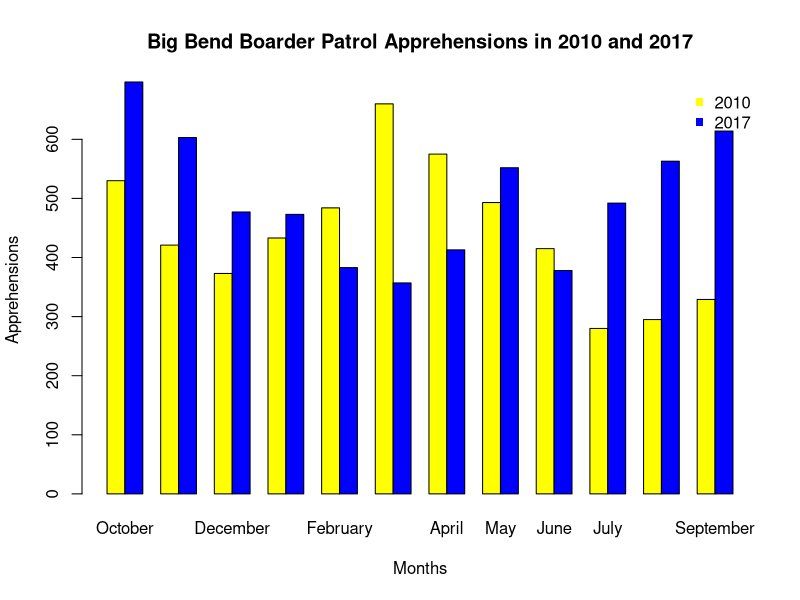
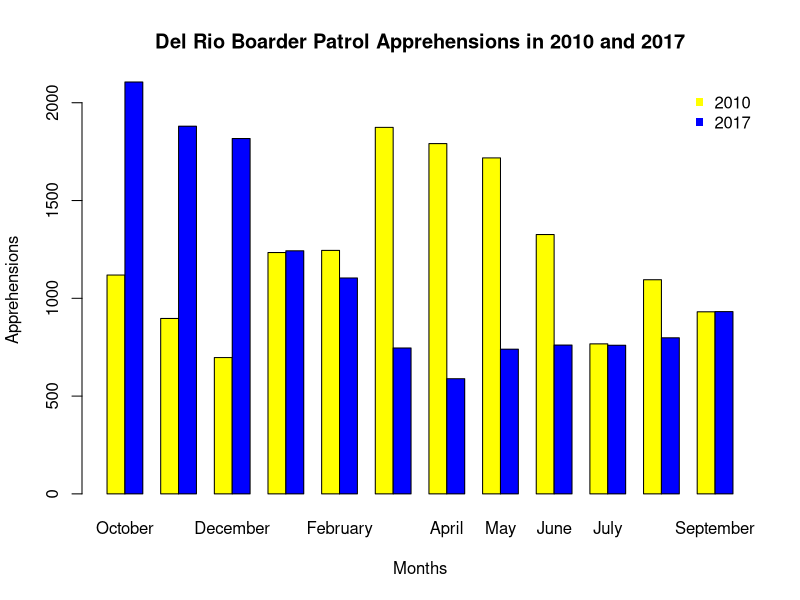
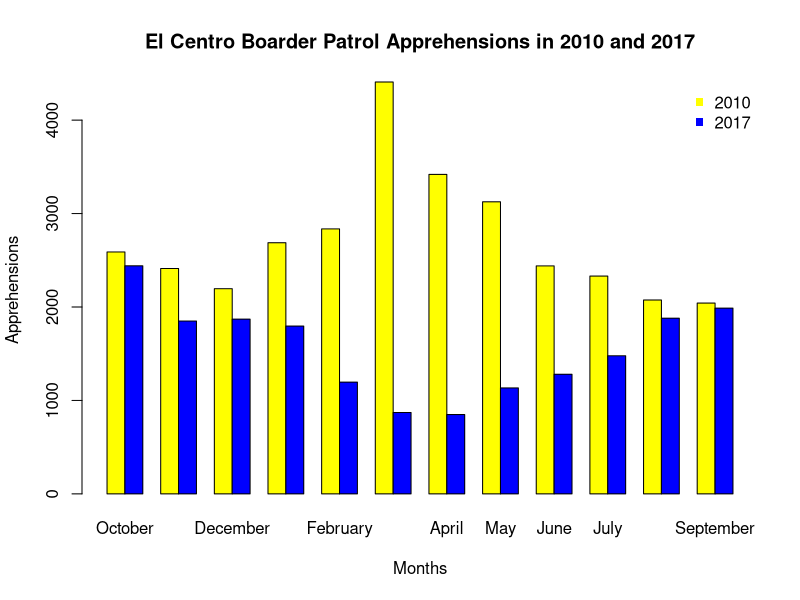
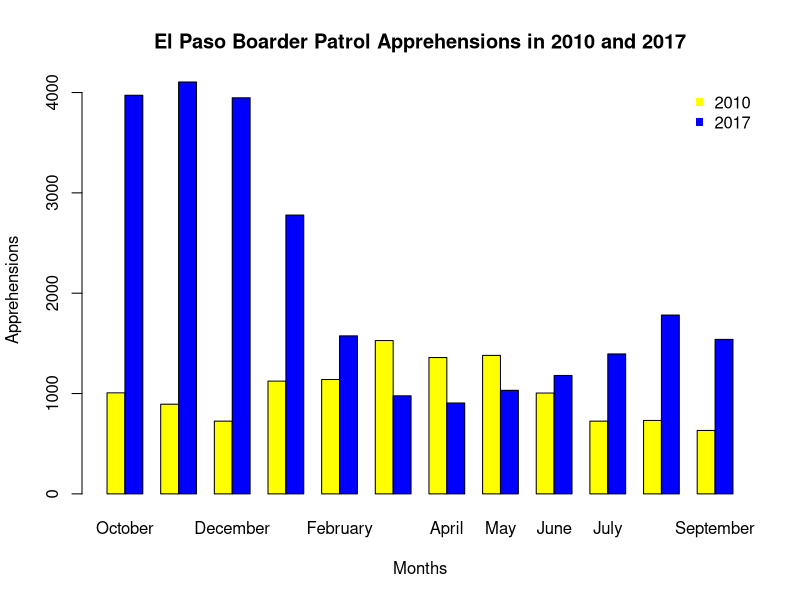
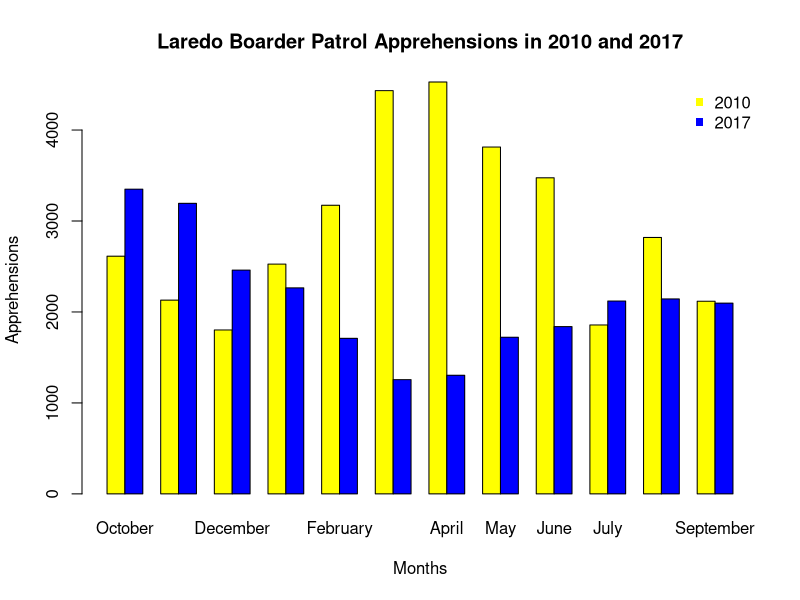
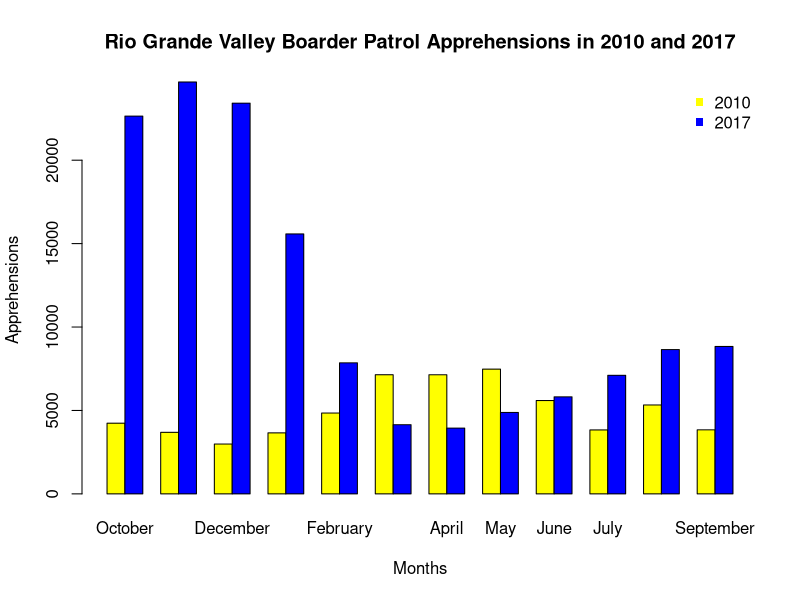
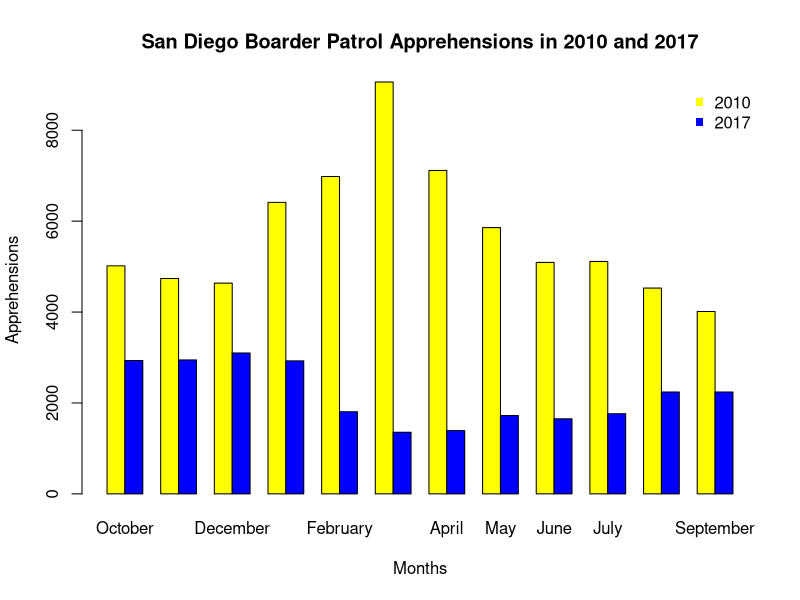
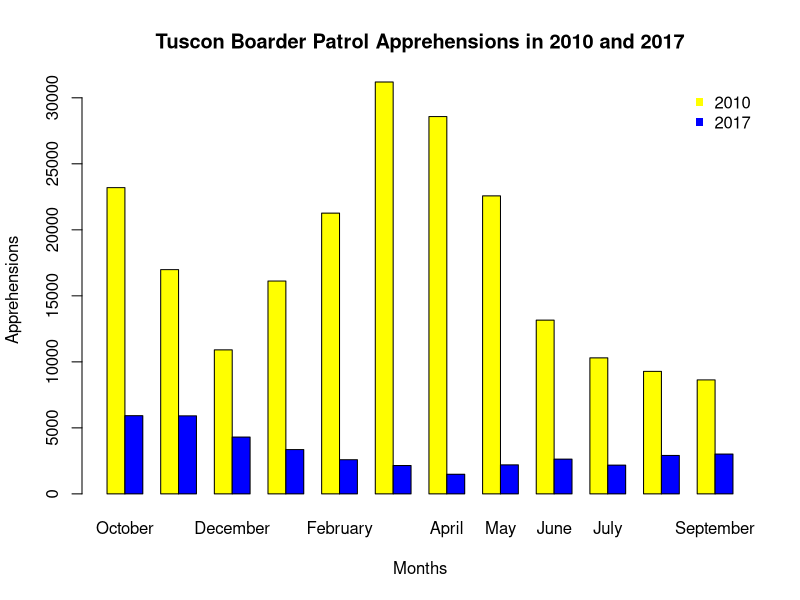

Here is the R script that generated these plots, in order:
## ---- chunk 1
knitr::opts_chunk$set(echo = TRUE)
## ---- chunk 2


## ---- chunk 3
data2010 <- read.csv('BP Apprehensions 2010.csv')
data2017 <- read.csv('PB Apprehensions 2017.csv')


name =  c("October", "November", "December", "January", "February", "March", "April", "May", "June", "July", "August", "September")

colrs = c("yellow", "blue")
yrs = c("2010", "2017")
## ---- chunk 4
colu = as.numeric('1')
d1 = as.data.frame(data2010[c(colu),])

d2 = as.data.frame(data2017[c(colu),])

mydata <- rbind(d1, d2)
mydata$Sector <- NULL
rownames(mydata) <- yrs
mydata

barplot(as.matrix(mydata), 
        beside = TRUE,
        main = "Big Bend Boarder Patrol Apprehensions in 2010 and 2017",
        xlab = "Months",
        ylab = "Apprehensions",
        names.arg = name,
        col = colrs, 
        bty="n" )
        legend("topright", c("2010","2017"), pch=15,  col=c("yellow","blue"),  bty="n")

## ---- chunk 5
colu = as.numeric('2')
d1 = as.data.frame(data2010[c(colu),])

d2 = as.data.frame(data2017[c(colu),])

mydata <- rbind(d1, d2)
mydata$Sector <- NULL
rownames(mydata) <- yrs
mydata

barplot(as.matrix(mydata), 
        beside = TRUE,
        main = "Del Rio Boarder Patrol Apprehensions in 2010 and 2017",
        xlab = "Months",
        ylab = "Apprehensions",
        names.arg = name,
        col = colrs, 
        bty="n" )
        legend("topright", yrs, pch=15,  col=c("yellow","blue"),  bty="n")

## ---- chunk 6
colu = as.numeric('3')
d1 = as.data.frame(data2010[c(colu),])

d2 = as.data.frame(data2017[c(colu),])

mydata <- rbind(d1, d2)
mydata$Sector <- NULL
rownames(mydata) <- yrs
mydata

barplot(as.matrix(mydata), 
        beside = TRUE,
        main = "El Centro Boarder Patrol Apprehensions in 2010 and 2017",
        xlab = "Months",
        ylab = "Apprehensions",
        names.arg = name,
        col = colrs, 
        bty="n" )
        legend("topright", yrs, pch=15,  col=c("yellow","blue"),  bty="n")

## ---- chunk 7
colu = as.numeric('4')
d1 = as.data.frame(data2010[c(colu),])

d2 = as.data.frame(data2017[c(colu),])

mydata <- rbind(d1, d2)
mydata$Sector <- NULL
rownames(mydata) <- yrs
mydata

barplot(as.matrix(mydata), 
        beside = TRUE,
        main = "El Paso Boarder Patrol Apprehensions in 2010 and 2017",
        xlab = "Months",
        ylab = "Apprehensions",
        names.arg = name,
        col = colrs, 
        bty="n" )
        legend("topright", yrs, pch=15,  col=c("yellow","blue"),  bty="n")

## ---- chunk 8
colu = as.numeric('5')
d1 = as.data.frame(data2010[c(colu),])
d2 = as.data.frame(data2017[c(colu),])

mydata <- rbind(d1, d2)
mydata$Sector <- NULL
rownames(mydata) <- yrs
mydata

barplot(as.matrix(mydata), 
        beside = TRUE,
        main = "Laredo Boarder Patrol Apprehensions in 2010 and 2017",
        xlab = "Months",
        ylab = "Apprehensions",
        names.arg = name,
        col = colrs, 
        bty="n" )
        legend("topright", yrs, pch=15,  col=c("yellow","blue"),  bty="n")

## ---- chunk 9
colu = as.numeric('6')
d1 = as.data.frame(data2010[c(colu),])
d2 = as.data.frame(data2017[c(colu),])

mydata <- rbind(d1, d2)
mydata$Sector <- NULL
rownames(mydata) <- yrs
mydata

barplot(as.matrix(mydata), 
        beside = TRUE,
        main = "Rio Grande Valley Boarder Patrol Apprehensions in 2010 and 2017",
        xlab = "Months",
        ylab = "Apprehensions",
        names.arg = name,
        col = colrs, 
        bty="n" )
        legend("topright", yrs, pch=15,  col=c("yellow","blue"),  bty="n")

## ---- chunk 10
colu = as.numeric('7')
d1 = as.data.frame(data2010[c(colu),])
d2 = as.data.frame(data2017[c(colu),])

mydata <- rbind(d1, d2)
mydata$Sector <- NULL
rownames(mydata) <- yrs
mydata

barplot(as.matrix(mydata), 
        beside = TRUE,
        main = "San Diego Boarder Patrol Apprehensions in 2010 and 2017",
        xlab = "Months",
        ylab = "Apprehensions",
        names.arg = name,
        col = colrs, 
        bty="n" )
        legend("topright", yrs, pch=15,  col=c("yellow","blue"),  bty="n")

## ---- chunk 11
colu = as.numeric('8')
d1 = as.data.frame(data2010[c(colu),])
d2 = as.data.frame(data2017[c(colu),])

mydata <- rbind(d1, d2)
mydata$Sector <- NULL
rownames(mydata) <- yrs
mydata

barplot(as.matrix(mydata), 
        beside = TRUE,
        main = "Tuscon Boarder Patrol Apprehensions in 2010 and 2017",
        xlab = "Months",
        ylab = "Apprehensions",
        names.arg = name,
        col = colrs, 
        bty="n" )
        legend("topright", yrs, pch=15,  col=c("yellow","blue"),  bty="n")

## ---- chunk 12
colu = as.numeric('9')
d1 = as.data.frame(data2010[c(colu),])
d2 = as.data.frame(data2017[c(colu),])

mydata <- rbind(d1, d2)
mydata$Sector <- NULL
rownames(mydata) <- yrs
mydata

barplot(as.matrix(mydata), 
        beside = TRUE,
        main = "Yuma Boarder Patrol Apprehensions in 2010 and 2017",
        xlab = "Months",
        ylab = "Apprehensions",
        names.arg = name,
        col = colrs, 
        bty="n" )
        legend("topright", yrs, pch=15,  col=c("yellow","blue"),  bty="n")

